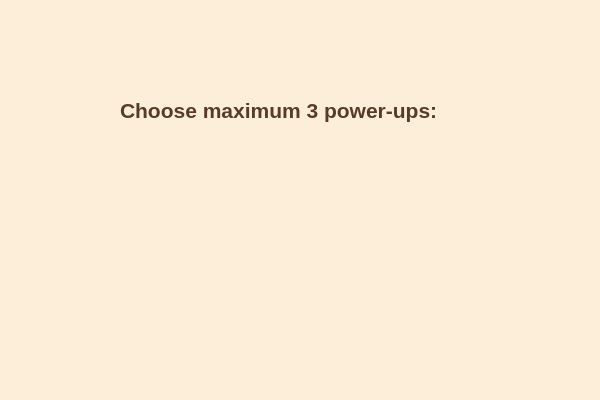
<?xml version="1.0" encoding="UTF-8"?>
<ui version="4.0">
 <class>InventoryPageClass</class>
 <widget class="QDialog" name="InventoryPageClass">
  <property name="geometry">
   <rect>
    <x>0</x>
    <y>0</y>
    <width>600</width>
    <height>400</height>
   </rect>
  </property>
  <property name="windowTitle">
   <string>InventoryPage</string>
  </property>
  <property name="styleSheet">
   <string notr="true"> background-color: #FDEED9;</string>
  </property>
  <widget class="QLabel" name="label">
   <property name="geometry">
    <rect>
     <x>120</x>
     <y>90</y>
     <width>351</width>
     <height>41</height>
    </rect>
   </property>
   <property name="styleSheet">
    <string notr="true">QLabel { font-size: 16pt; color: #573C27; font-family: 'Showcard Gothic'; font-weight: bold; }</string>
   </property>
   <property name="text">
    <string>Choose maximum 3 power-ups:</string>
   </property>
  </widget>
  <widget class="QWidget" name="gridLayoutWidget">
   <property name="geometry">
    <rect>
     <x>80</x>
     <y>170</y>
     <width>451</width>
     <height>91</height>
    </rect>
   </property>
   <layout class="QGridLayout" name="grid"/>
  </widget>
 </widget>
 <layoutdefault spacing="6" margin="11"/>
 <resources>
  <include location="Client.qrc"/>
 </resources>
 <connections/>
</ui>
